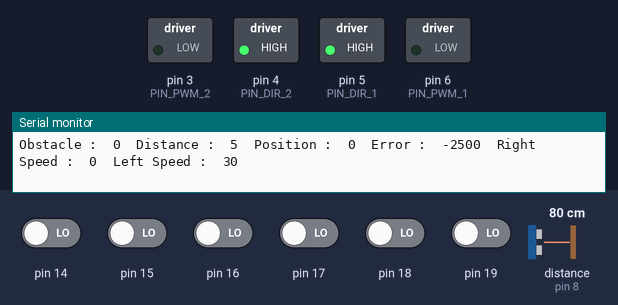
The sketch below on a simulated Arduino Uno, built with avr-gcc and run on an emulated ATmega328P. On the bench: switched loads named in the sketch (green lamp = pin HIGH), the last lines printed to the serial monitor. Dashed ring = blinking. Inputs (shaded band) come from the test bench; at power-on: pin 14–19 LOW, distance to the obstacle (sensor on pin 8) 80 cm. The echo pulse lasts 58.3 µs per cm; pins used as bus, display or sensor lines are not drawn.

Above: at 13.7 s.
13.8 s: pin 17 driven HIGH
At 15.1 s:
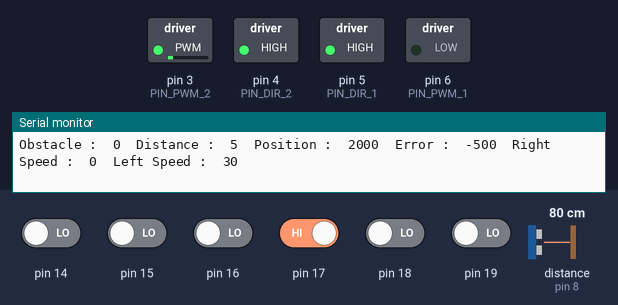
16.8 s: distance to the obstacle (sensor on pin 8) set to 250 cm
19.8 s: pin 16 driven HIGH
At 20.04 s:
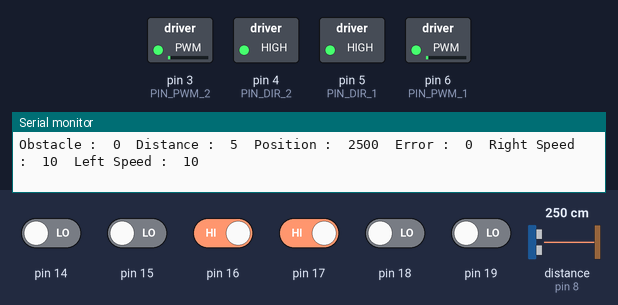
22.8 s: pin 14 driven HIGH
At 22.99 s:
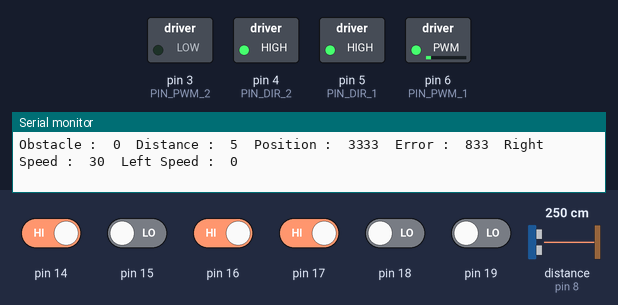
25.8 s: pin 15 driven HIGH
28.8 s: pin 18 driven HIGH
At 29.09 s:
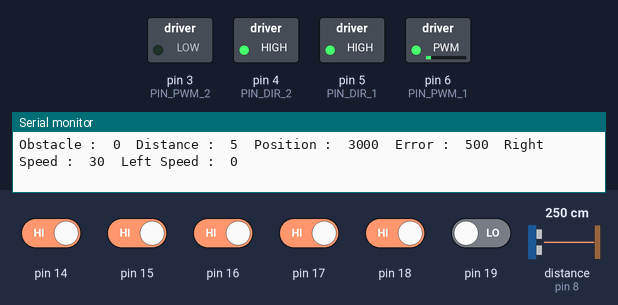
Timing chart, 0 to 32.8 s (numbered marks = the images above; inputs shaded):
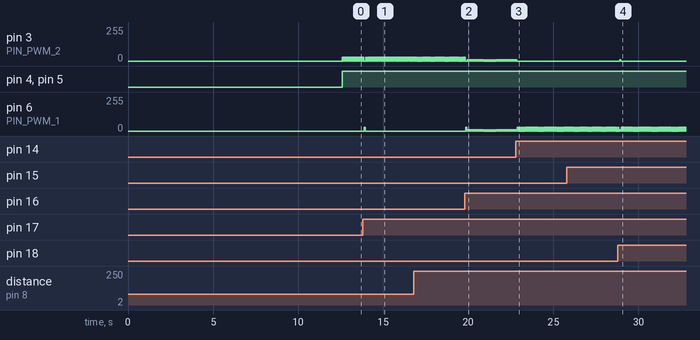

Measured:
- after the input at 13.8 s, pin 6 (PIN_PWM_1): 0/255 → 30/255 after 0.10 s, → 0/255 0.06 s later
- after the input at 19.8 s, pin 6 (PIN_PWM_1): 0/255 → 30/255 after 0.05 s, then repeats every 0.09 s: 0/255 0.04 s, 10/255 0.05 s
- after the input at 22.8 s, pin 3 (PIN_PWM_2): goes on until 22.9 s, then stays 0/255
- after the input at 28.8 s, pin 3 (PIN_PWM_2): 0/255 → 10/255 after 0.10 s, → 0/255 0.05 s later
- by itself, pin 3 (PIN_PWM_2): repeats every 0.09 s: 10/255 0.05 s, 0/255 0.04 s

The sketch:

libraryAgv.ino
```cpp
/*
Author : Muhammad Yaacob bin Hasan
Project : Automated Guided Vehicle for Library
Date : 01/04/2019
Filename : main.ino
*/
#include <SPI.h>
#include "MFRC522.h"
#include "defines.h"
#include "QTRSensors.h"


//Variable declaration

QTRSensorsRC qtr((const uint8_t[]){19,18,17,16,15,14}, NUM_SENSORS, TIMEOUT, PIN_EMITTER);
MFRC522 mfrc522(PIN_RFID_SDA,PIN_RFID_RST); //Create mfrc522 instance


int agvPosition;
uint16_t sensorValues[NUM_SENSORS];
bool moveState;
int minDistance = 5;

void setup() {

  //Calibrate QTR-8RC Sensor
  delay(500);
  pinMode(LED_BUILTIN, OUTPUT);
  digitalWrite(LED_BUILTIN, HIGH); // turn on Arduino's LED to indicate we are in calibration mode
  Serial.println("Calibrating...");


  // 2.5 ms RC read timeout (default) * 10 reads per calibrate() call
  // = ~25 ms per calibrate() call.
  // Call calibrate() 400 times to make calibration take about 10 seconds.
  for (uint16_t i = 0; i < 400; i++)
  {
    qtr.calibrate();
  }
  digitalWrite(LED_BUILTIN, LOW); // turn off Arduino's LED to indicate we are through with calibration

  // Initialize HC-SR04 Ultrasonic Sensor
  pinMode(PIN_HCSR04_TRIGGER, OUTPUT);
  pinMode(PIN_HCSR04_ECHO, OUTPUT);
  Serial.println("Ultrasonic sensor initialized...");

  //Initialize MDD10A Motor Driver
  pinMode(PIN_DIR_1, OUTPUT);
  pinMode(PIN_PWM_1, OUTPUT);
  pinMode(PIN_DIR_2, OUTPUT);
  pinMode(PIN_PWM_2, OUTPUT);
  Serial.println("MDD10A Initialized...");

  //Initialize SPI port for MFRC522
  SPI.begin();
  mfrc522.PCD_Init();
  Serial.println("RFID Initialized...");

  //Initialize Serial Port
  Serial.begin(9600);
  Serial.println("Opening serial port...");
  delay(2000);
}

int lastError = 0;

void loop() {

  agvPosition = getPosition();
  stopMotor();
  checkRFIDCard();
  if(obstacleDetected() == false){
    moveState = true;
    moveMotor();
  } else{
    moveState = false;
    stopMotor();
  }


}


int obstacleDistance(){
  digitalWrite(PIN_HCSR04_TRIGGER, LOW);
  delayMicroseconds(2);
  digitalWrite(PIN_HCSR04_TRIGGER, HIGH);
  delayMicroseconds(10);
  digitalWrite(PIN_HCSR04_TRIGGER, LOW);

  int duration = pulseIn(PIN_HCSR04_ECHO, HIGH);
  int distance = duration * 0.0034/2;

  return distance;
}


bool obstacleDetected(){
  bool detect;
  if(obstacleDistance() <= minDistance){ //change this value to adjust the minimum distance to stop the agv.
   detect = true;
  } else { detect = false; }
  return detect;
}

uint16_t getPosition()
{
  uint16_t position = qtr.readLine(sensorValues);
  return position;
}

void setMotorSpeed(bool rightDirection, bool leftDirection, int rightSpeed, int leftSpeed){
  digitalWrite(PIN_DIR_1, rightDirection);
  digitalWrite(PIN_DIR_2, leftDirection);

  analogWrite(PIN_PWM_1, rightSpeed);
  analogWrite(PIN_PWM_2, leftSpeed);

}

void moveMotor(){
  int error = agvPosition - 2500;

  int motorSpeed = KP * error + KD * (error - lastError);
  lastError = error;

  int rightMotorSpeed = M1_DEFAULT_SPEED + motorSpeed;
  int leftMotorSpeed = M2_DEFAULT_SPEED - motorSpeed;

  if (rightMotorSpeed > M1_MAX_SPEED){ rightMotorSpeed = M1_MAX_SPEED;} // prevent the motor from going beyond max speed
  if (leftMotorSpeed > M2_MAX_SPEED){ leftMotorSpeed = M2_MAX_SPEED;} // prevent the motor from going beyond max speed
  if (rightMotorSpeed < 0){ rightMotorSpeed = 0; }// keep the motor speed positive
  if (leftMotorSpeed < 0){ leftMotorSpeed = 0; }// keep the motor speed positive


  setMotorSpeed(1,1,rightMotorSpeed,leftMotorSpeed);

  Serial.print("Obstacle :");
  Serial.print("\t");
  Serial.print(obstacleDetected());
  Serial.print("\t");
  Serial.print("Distance :");
  Serial.print("\t");
  Serial.print(minDistance);
  Serial.print("\t");
  Serial.print("Position :");
  Serial.print("\t");
  Serial.print(agvPosition);
  Serial.print("\t");
  Serial.print("Error :");
  Serial.print("\t");
  Serial.print(error);
  Serial.print("\t");
   Serial.print("Right Speed :");
  Serial.print("\t");
  Serial.print(rightMotorSpeed);
  Serial.print("\t");
  Serial.print("Left Speed :");
  Serial.print("\t");
  Serial.print(leftMotorSpeed);
  Serial.println();
}


void stopMotor(){
  analogWrite(PIN_PWM_1, 0);
  analogWrite(PIN_PWM_2, 0);
}


bool checkRFIDCard(){
    // Look for new cards
  if ( ! mfrc522.PICC_IsNewCardPresent())
  {
    return;
  }
  // Select one of the cards
  if ( ! mfrc522.PICC_ReadCardSerial())
  {
    return;
  }

  String content= "";
  byte letter;
  for (byte i = 0; i < mfrc522.uid.size; i++)
  {
     content.concat(String(mfrc522.uid.uidByte[i] < 0x10 ? " 0" : " "));
     content.concat(String(mfrc522.uid.uidByte[i], HEX));
  }
  content.toUpperCase();

  if (content.substring(1) == "06 E5 4A 1B"){
    delay(3000); //change here to adjust pause time when stopping at RFID card
  }
}
```

defines.h
```cpp
/*
Author : Muhammad Yaacob bin Hasan
Project : Automated Guided Vehicle for Library
Date : 01/04/2019
Filename : defines.h

Description : Parameters for the AGV and also program
*/

#ifndef _DEFINES_H
#define _DEFINES_H

//Parameters for QTR-8RC Sensor
  //Tune this value for stability
#define KP 0.1 // experiment to determine this, start by something small that just makes your bot follow the line at a slow speed
#define KD 0.1 // experiment to determine this, slowly increase the speeds and adjust this value. ( Note: Kp < Kd)

  //Default and maximum speeds
#define M1_DEFAULT_SPEED 10 //base speed for right motor
#define M2_DEFAULT_SPEED 10 //base speed for left motor
#define M1_MAX_SPEED 30 //max speed for right motor
#define M2_MAX_SPEED 30 //max speed for left motor

  //Sensor settings
#define MIDDLE_SENSOR 3
#define NUM_SENSORS 6//number of sensors used
#define TIMEOUT 2500 //waits for 2500 us for sensor outputs to go low
#define PIN_EMITTER 2  // emitter is controlled by digital pin 2
#define DEBUG 0 // set to 1 if serial debug output needed

//Parameters for MDD10A Motor Driver
#define PIN_DIR_1 5 //DIRECTION pun for motor 1
#define PIN_PWM_1 6 //PWM pin for motor 1
#define PIN_DIR_2 4 //DIRECTION pun for motor 2
#define PIN_PWM_2 3 //PWM pin for motor 2

//Parameter for ultrasonic sensor
#define PIN_HCSR04_TRIGGER 7
#define PIN_HCSR04_ECHO 8

//Parameter for RFID MFRC522 reader
#define PIN_RFID_SDA  10
#define PIN_RFID_SCK  13
#define PIN_RFID_MOSI 11
#define PIN_RFID_MISO 12
#define PIN_RFID_RST  9

#endif
```
